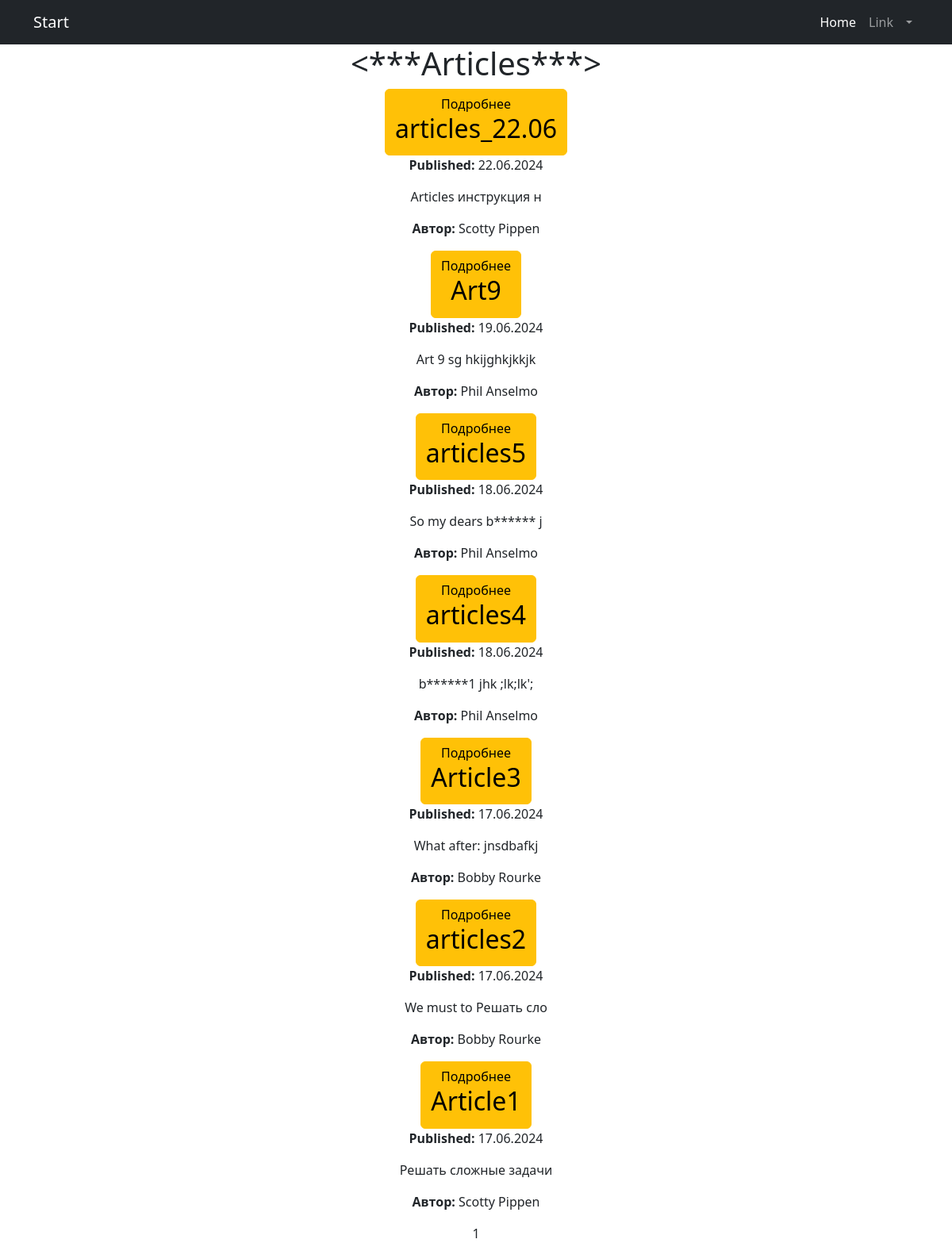
Screenshot of /articles/ (signed in) with the database file from the repository.
### news/models.py (models this page shows, shortened)
class Post(models.Model):
    author = models.ForeignKey('Author', on_delete=models.CASCADE, blank=True)
    POST_TYPES = (
        ('article', 'Article'),
        ('news', 'News'),
    )
    post_type = models.CharField(max_length=10, choices=POST_TYPES)
    created_at = models.DateTimeField(auto_now_add=True)
    categories = models.ManyToManyField('Category', through='PostCategory')
    title = models.CharField(max_length=255)
    content = models.TextField()
    rating = models.IntegerField(default=0)
    authorname = models.CharField(max_length=255,)

### news/views.py (the view)
# urls.py: path('articles/', views.ArticlesListView.as_view(), name='articles_list'),
class ArticlesListView(LoginRequiredMixin, ListView): # (2) Попробую так:  Mixin
    model = Post
    template_name = 'articles_list.html'
    queryset = Post.objects.filter(post_type='article').order_by('-created_at')
    context_object_name = 'posts'
    paginate_by = 10
    def get_context_data(self, **kwargs):
        context = super().get_context_data(**kwargs)
        context['filter'] = PostFilter(self.request.GET, queryset=self.get_queryset())
        return context

### news/templatetags/censor.py (called while the page is built)
@register.filter(name='censor')
def censor(value):
    banned_words = ['badword', 'badword1', 'badword2']
    for word in banned_words:
        if isinstance(word, str):
            value = value.replace(word[1:], '*' * len(word[1:]))
    return value

### news/templates/articles_list.html (shortened to what this page needs)
{% extends 'flatpages/default.html' %}
{% load censor %}
{% block content %}
<h1><***Articles***></h1>
{% for post in posts %}
<a href="{% url 'articles_full_detail' id=post.id %}" class="btn btn-warning">Подробнее
    <h2>{{ post.title|censor }}</h2>
</a>
<p><strong>Published:</strong> {{ post.created_at|date:"d.m.Y" }}</p>
<p>{{ post.content|slice:":21"|censor }}</p>
<p><strong>Автор:</strong> {{ post.authorname }}</p>
{% endfor %}
{{ page_obj.number }}
{% endblock content %}

### rows the page displays
Post: title|censor "articles_22.06", created_at "22.06.2024", content|censor "Articles инструкция н", authorname "Scotty Pippen"
Post: title|censor "Art9", created_at "19.06.2024", content|censor "Art 9 sg hkijghkjkkjk", authorname "Phil Anselmo"
Post: title|censor "articles5", created_at "18.06.2024", content|censor "So my dears b****** j", authorname "Phil Anselmo"
Post: title|censor "articles4", created_at "18.06.2024", content|censor "b******1 jhk ;lk;lk';", authorname "Phil Anselmo"
Post: title|censor "Article3", created_at "17.06.2024", content|censor "What after: jnsdbafkj", authorname "Bobby Rourke"
Post: title|censor "articles2", created_at "17.06.2024", content|censor "We must to Решать сло", authorname "Bobby Rourke"
Post: title|censor "Article1", created_at "17.06.2024", content|censor "Решать сложные задачи", authorname "Scotty Pippen"

### other values shown
{{ page_obj.number }} "1"
